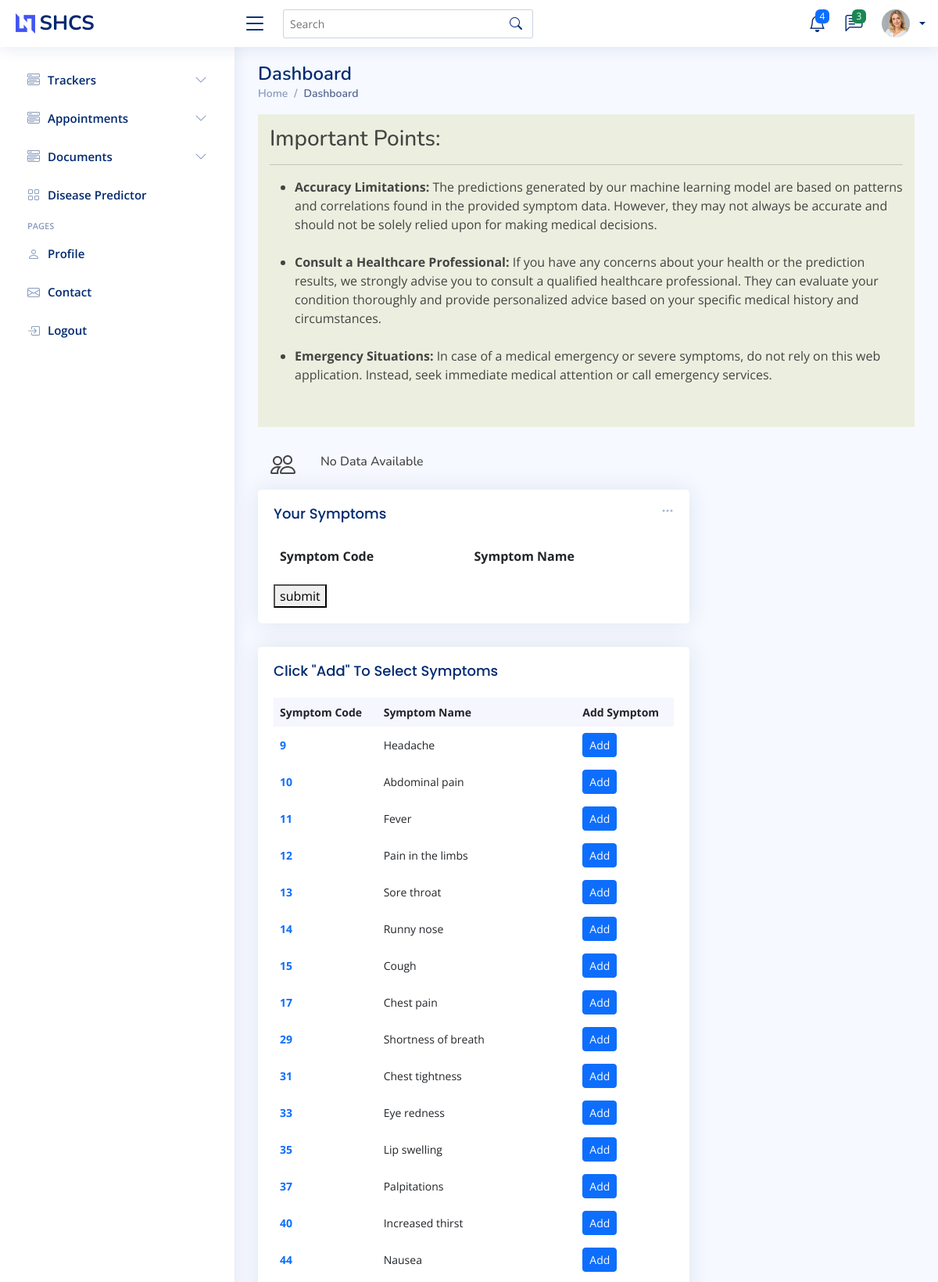
/dashboard/ (upper part), run on the app's committed database.
### myapp/models.py (models this page shows)
class Symptom(models.Model):
    id = models.IntegerField(primary_key=True)
    name = models.CharField(max_length=100)

### myapp/views.py (the view)
# urls.py: path('dashboard/',views.dashboard),
def dashboard(request):
    disease_list=[]
    if request.method=="POST":
        symptoms = request.POST['frm_btn']
        disease_list=get_disease(symptoms)
    symptoms = Symptom.objects.all()
    return render(request,'dashboard.html',{'symptoms':symptoms,'disease_list':disease_list})

### myapp/templates/dashboard.html (shortened to what this page needs)
<!DOCTYPE html>
<html lang="en">
<head>
    <meta content="width=device-width, initial-scale=1.0" name="viewport"> {% load static %}
    <link href={% static "assets/vendor/bootstrap/css/bootstrap.min.css" %} rel="stylesheet">
    <link href={% static "assets/vendor/bootstrap-icons/bootstrap-icons.css" %} rel="stylesheet">
    <link href={% static "assets/vendor/boxicons/css/boxicons.min.css" %} rel="stylesheet">
    <link href={% static "assets/vendor/quill/quill.snow.css" %} rel="stylesheet">
    <link href={% static "assets/vendor/quill/quill.bubble.css" %} rel="stylesheet">
    <link href={% static "assets/vendor/remixicon/remixicon.css" %} rel="stylesheet">
    <link href={% static "assets/vendor/simple-datatables/style.css" %} rel="stylesheet">
    <link href={% static "assets/css/style.css" %} rel="stylesheet">
</head>
<body>
    <header id="header" class="header fixed-top d-flex align-items-center">
        <div class="d-flex align-items-center justify-content-between">
            <a href="index.html" class="logo d-flex align-items-center">
                <img src={% static "assets/img/logo.png" %} alt="">
                <span class="d-none d-lg-block">SHCS</span>
            </a>
            <i class="bi bi-list toggle-sidebar-btn"></i>
        </div>
        <div class="search-bar">
            <form class="search-form d-flex align-items-center" method="POST" action="#">
                <input type="text" name="query" placeholder="Search" title="Enter search keyword">
                <button type="submit" title="Search"><i class="bi bi-search"></i></button>
            </form>
        </div>
        <nav class="header-nav ms-auto">
            <ul class="d-flex align-items-center">
                <li class="nav-item dropdown">
                    <a class="nav-link nav-icon" href="#" data-bs-toggle="dropdown">
                        <i class="bi bi-bell"></i>
                        <span class="badge bg-primary badge-number">4</span>
                    </a>
                </li>
                <li class="nav-item dropdown">
                    <a class="nav-link nav-icon" href="#" data-bs-toggle="dropdown">
                        <i class="bi bi-chat-left-text"></i>
                        <span class="badge bg-success badge-number">3</span>
                    </a>
                </li>
                <li class="nav-item dropdown pe-3">
                    <a class="nav-link nav-profile d-flex align-items-center pe-0" href="#" data-bs-toggle="dropdown">
                      {% if user.gender == 'male' %}<img src={% static "assets/img/profile-img.jpg" %} alt="Profile" class="rounded-circle">{% else %}<img src={% static "assets/img/messages-2.jpg" %} alt="Profile" class="rounded-circle">{% endif %}
                      <span class="d-none d-md-block dropdown-toggle ps-2">{{user.first_name}} {{user.last_name}}</span>
                  </a>
                </li>
            </ul>
        </nav>
    </header>
    <aside id="sidebar" class="sidebar">
        <ul class="sidebar-nav" id="sidebar-nav">
            <li class="nav-item">
                <a class="nav-link collapsed" data-bs-target="#components-nav" data-bs-toggle="collapse" href="#">
                    <i class="bi bi-menu-button-wide"></i><span>Trackers</span><i class="bi bi-chevron-down ms-auto"></i>
                </a>
                </li>
                <li class="nav-item">
                    <a class="nav-link collapsed" data-bs-target="#Appointments" data-bs-toggle="collapse" href="#">
                        <i class="bi bi-menu-button-wide"></i><span>Appointments</span><i class="bi bi-chevron-down ms-auto"></i>
                    </a>
                    </li>
                    <li class="nav-item">
                        <a class="nav-link collapsed" data-bs-target="#Documents" data-bs-toggle="collapse" href="#">
                            <i class="bi bi-menu-button-wide"></i><span>Documents</span><i class="bi bi-chevron-down ms-auto"></i>
                        </a>
                        </li>
                        <li class="nav-item">
                            <a class="nav-link collapsed" href="/dashboard/">
                                <i class="bi bi-grid"></i>
                                <span>Disease Predictor</span>
                            </a>
                        </li>
                        <li class="nav-heading">Pages</li>
                        <li class="nav-item">
                            <a class="nav-link collapsed" href="/profile/">
                                <i class="bi bi-person"></i>
                                <span>Profile</span>
                            </a>
                        </li>
                        <li class="nav-item">
                            <a class="nav-link collapsed" href="#">
                                <i class="bi bi-envelope"></i>
                                <span>Contact</span>
                            </a>
                        </li>
                        <li class="nav-item">
                            <a class="nav-link collapsed" href="/logout/">
                                <i class="bi bi-box-arrow-in-right"></i>
                                <span>Logout</span>
                            </a>
                        </li>
        </ul>
    </aside>
    <main id="main" class="main">
        <div class="pagetitle">
            <h1>Dashboard</h1>
            <nav>
                <ol class="breadcrumb">
                    <li class="breadcrumb-item"><a href="index.html">Home</a></li>
                    <li class="breadcrumb-item active">Dashboard</li>
                </ol>
            </nav>
        </div>
        <div style="background-color: rgb(236, 239, 223);padding: 15px;">
            <h3>Important Points:</h3>
            <hr>
            <ul>
                <li><strong>Accuracy Limitations:</strong> The predictions generated by our machine learning model are based on patterns and correlations found in the provided symptom data. However, they may not always be accurate and should not be solely
                    relied upon for making medical decisions.</li><br>
                <li><strong>Consult a Healthcare Professional:</strong> If you have any concerns about your health or the prediction results, we strongly advise you to consult a qualified healthcare professional. They can evaluate your condition thoroughly
                    and provide personalized advice based on your specific medical history and circumstances.</li><br>
                <li><strong>Emergency Situations:</strong> In case of a medical emergency or severe symptoms, do not rely on this web application. Instead, seek immediate medical attention or call emergency services.</li><br>
            </ul>
        </div>
        <section class="section dashboard">
            <div class="row">
                <div class="col-lg-8">
                    <div class="row">
                        {% if disease_list %}{% for disease in disease_list %}
                        <div class="col-xxl-4 col-xl-12">
                            <div class="card info-card customers-card">
                                <div class="card-body">
                                    <h5 class="card-title">Ranking <span>| {{disease.ranking}}</span></h5>
                                    <div class="d-flex align-items-center">
                                        <div class="card-icon rounded-circle d-flex align-items-center justify-content-center">
                                            <i class="bi bi-people"></i>
                                        </div>
                                        <div class="ps-3">
                                            <h6>{{disease.name}}</h6>
                                            <span class="text-danger small pt-1 fw-bold">{{disease.accuracy}}%</span> <span class="text-muted small pt-2 ps-1">accuracy</span>
                                        </div>
                                    </div>
                                </div>
                            </div>
                        </div>{% endfor %}{% else %}
                        <div class="d-flex align-items-center">
                            <div class="card-icon rounded-circle d-flex align-items-center justify-content-center">
                                <i class="bi bi-people"></i>
                            </div>
                            <div class="ps-3">
                                <h6>No Data Available</h6>
                            </div>
                        </div>{% endif %}
                        <div class="col-12">
                            <div class="card">
                                <div class="filter">
                                    <a class="icon" href="#" data-bs-toggle="dropdown"><i class="bi bi-three-dots"></i></a>
                                </div>
                                <div class="card-body">
                                    <h5 class="card-title">Your Symptoms</span>
                                    </h5>
                                    <div id="symptoms_form">
                                        <form method="POST" action="/dashboard/" style="display:block">
                                            <table class="table table-borderless">
                                                <thead>
                                                    <tr name="symptoms_list" value="hii">
                                                        <th scope="col">Symptom Code</th>
                                                        <th scope="col">Symptom Name</th>
                                                    </tr>
                                                </thead>
                                            </table>
                                            <button type="submit" id="frm_btn" name="frm_btn">submit</button>
                                        </form>
                                    </div>
                                </div>
                            </div>
                        </div>
                        <div class="col-12">
                            <div class="card top-selling overflow-auto">
                                <div class="card-body pb-0">
                                    <h5 class="card-title">Click "Add" To Select Symptoms</span>
                                    </h5>
                                    <table class="table table-borderless">
                                        <thead>
                                            <tr>
                                                <th scope="col">Symptom Code</th>
                                                <th scope="col">Symptom Name</th>
                                                <th scope="col">Add Symptom</th>
                                            </tr>
                                        </thead>
                                        <tbody>
                                            {% for data in symptoms %}
                                            <tr id="{{data.id}}">
                                                <td><a href="#" class="text-primary fw-bold">{{data.id}}</a></td>
                                                <td>{{data.name}}</td>
                                                <td class="fw-bold"><button type="button" class="btn btn-primary btn-sm" onclick="addSymptom('{{data.id}}','{{data.name}}')">Add</button></td>
                                            </tr>{% endfor %}
                                        </tbody>
                                    </table>
                                </div>
                            </div>
                        </div>
                    </div>
                </div>
            </div>
        </section>
    </main>
</body>
</html>

### myapp/static/assets/css/style.css (style rules this page uses)
:root { scroll-behavior: smooth; }
body { font-family: "Open Sans", sans-serif; background: #f6f9ff; color: #444444; }
a { color: #4154f1; text-decoration: none; }
h1, h2, h3, h4, h5, h6 { font-family: "Nunito", sans-serif; }
#main { margin-top: 60px; padding: 20px 30px; transition: all 0.3s; }
.pagetitle { margin-bottom: 10px; }
.pagetitle h1 { font-size: 24px; margin-bottom: 0; font-weight: 600; color: #012970; }
.card { margin-bottom: 30px; border: none; border-radius: 5px; box-shadow: 0px 0 30px rgba(1, 41, 112, 0.1); }
.card-title { padding: 20px 0 15px 0; font-size: 18px; font-weight: 500; color: #012970; font-family: "Poppins", sans-serif; }
.card-body { padding: 0 20px 20px 20px; }
.breadcrumb { font-size: 14px; font-family: "Nunito", sans-serif; color: #899bbd; font-weight: 600; }
.breadcrumb a { color: #899bbd; transition: 0.3s; }
.breadcrumb .breadcrumb-item::before { color: #899bbd; }
.breadcrumb .active { color: #51678f; font-weight: 600; }
.logo { line-height: 1; }
@media (min-width: 1200px) { .logo { width: 280px; } }
.logo img { max-height: 26px; margin-right: 6px; }
.logo span { font-size: 26px; font-weight: 700; color: #012970; font-family: "Nunito", sans-serif; }
.header { transition: all 0.5s; z-index: 997; height: 60px; box-shadow: 0px 2px 20px rgba(1, 41, 112, 0.1); background-color: #fff; padding-left: 20px; }
.header .toggle-sidebar-btn { font-size: 32px; padding-left: 10px; cursor: pointer; color: #012970; }
.header .search-bar { min-width: 360px; padding: 0 20px; }
.header .search-form { width: 100%; }
.header .search-form input { border: 0; font-size: 14px; color: #012970; border: 1px solid rgba(1, 41, 112, 0.2); padding: 7px 38px 7px 8px; border-radius: 3px; transition: 0.3s; width: 100%; }
.header .search-form button { border: 0; padding: 0; margin-left: -30px; background: none; }
.header .search-form button i { color: #012970; }
.header-nav ul { list-style: none; }
.header-nav>ul { margin: 0; padding: 0; }
.header-nav .nav-icon { font-size: 22px; color: #012970; margin-right: 25px; position: relative; }
.header-nav .nav-profile { color: #012970; }
.header-nav .nav-profile img { max-height: 36px; }
.header-nav .nav-profile span { font-size: 14px; font-weight: 600; }
.header-nav .badge-number { position: absolute; inset: -2px -5px auto auto; font-weight: normal; font-size: 12px; padding: 3px 6px; }
.sidebar { position: fixed; top: 60px; left: 0; bottom: 0; width: 300px; z-index: 996; transition: all 0.3s; padding: 20px; overflow-y: auto; scrollbar-width: thin; scrollbar-color: #aab7cf transparent; box-shadow: 0px 0px 20px rgba(1, 41, 112, 0.1); background-color: #fff; }
@media (min-width: 1200px) { #main, #footer { margin-left: 300px; } }
.sidebar-nav { padding: 0; margin: 0; list-style: none; }
.sidebar-nav li { padding: 0; margin: 0; list-style: none; }
.sidebar-nav .nav-item { margin-bottom: 5px; }
.sidebar-nav .nav-heading { font-size: 11px; text-transform: uppercase; color: #899bbd; font-weight: 600; margin: 10px 0 5px 15px; }
.sidebar-nav .nav-link { display: flex; align-items: center; font-size: 15px; font-weight: 600; color: #4154f1; transition: 0.3; background: #f6f9ff; padding: 10px 15px; border-radius: 4px; }
.sidebar-nav .nav-link i { font-size: 16px; margin-right: 10px; color: #4154f1; }
.sidebar-nav .nav-link.collapsed { color: #012970; background: #fff; }
.sidebar-nav .nav-link.collapsed i { color: #899bbd; }
.sidebar-nav .nav-link .bi-chevron-down { margin-right: 0; transition: transform 0.2s ease-in-out; }
.dashboard .filter { position: absolute; right: 0px; top: 15px; }
.dashboard .filter .icon { color: #aab7cf; padding-right: 20px; padding-bottom: 5px; transition: 0.3s; font-size: 16px; }
.dashboard .card-icon { font-size: 32px; line-height: 0; width: 64px; height: 64px; flex-shrink: 0; flex-grow: 0; }
.dashboard .top-selling { font-size: 14px; }
.dashboard .top-selling .table thead { background: #f6f6fe; }
.dashboard .top-selling .table thead th { border: 0; }
.dashboard .top-selling .table tbody td { vertical-align: middle; }

### data on the page
Symptom: id "9", name "Headache"
Symptom: id "10", name "Abdominal pain"
Symptom: id "11", name "Fever"
Symptom: id "12", name "Pain in the limbs"
Symptom: id "13", name "Sore throat"
Symptom: id "14", name "Runny nose"
Symptom: id "15", name "Cough"
Symptom: id "17", name "Chest pain"
Symptom: id "29", name "Shortness of breath"
Symptom: id "31", name "Chest tightness"
Symptom: id "33", name "Eye redness"
Symptom: id "35", name "Lip swelling"
Symptom: id "37", name "Palpitations"
Symptom: id "40", name "Increased thirst"
Symptom: id "44", name "Nausea"
